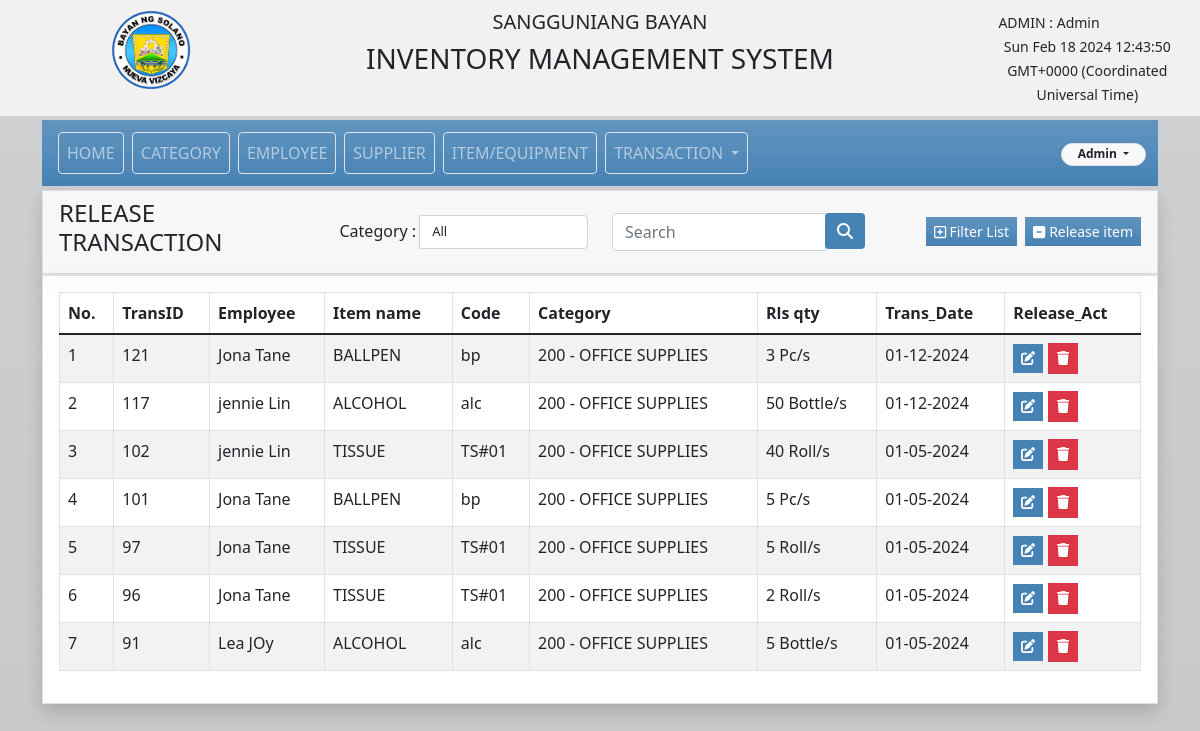
Page /release.php (signed in) on the committed database.
### tables this page shows
CREATE TABLE `tbl_itemtrans` (
  `id` int(11) NOT NULL,
  `trans_type` varchar(100) NOT NULL,
  `emp_id` int(11) NOT NULL,
  `emp_name` varchar(150) NOT NULL,
  `item_id` int(11) NOT NULL,
  `item_name` varchar(150) NOT NULL,
  `item_code` varchar(150) NOT NULL,
  `cat_id` int(11) NOT NULL,
  `cat_name` varchar(150) NOT NULL,
  `sup_id` int(11) NOT NULL,
  `sup_name` varchar(150) NOT NULL,
  `description` varchar(255) NOT NULL,
  `qty` int(11) NOT NULL,
  `qty_2` int(11) NOT NULL,
  `qty_ind` int(11) NOT NULL,
  `qty_rls_ind` int(100) NOT NULL,
  `release_qty` int(11) NOT NULL,
  `unit` varchar(50) NOT NULL,
  `unit_2` varchar(100) NOT NULL,
  `amount` decimal(13,4) NOT NULL,
  `amount_2` decimal(13,4) NOT NULL,
  `total` decimal(13,4) NOT NULL,
  `rls_total` decimal(13,4) NOT NULL,
  `trans_date` date NOT NULL,
  `remarks` varchar(255) DEFAULT NULL,
  `status` varchar(50) NOT NULL,
  `eul` varchar(100) NOT NULL,
  `warehouse` varchar(100) NOT NULL,
  `user_name` varchar(100) NOT NULL,
  `user_id` int(11) NOT NULL,
  `ref_id` int(11) NOT NULL,
  `ref_trans` varchar(100) NOT NULL,
  `from_id` int(11) NOT NULL,
  `from_name` varchar(100) NOT NULL,
  `date_created` datetime NOT NULL DEFAULT current_timestamp(),
  `date_update` datetime DEFAULT NULL
);

### controller/release_controller.php (called while the page is built, shortened)
<?php
$cat_select_name ='All';

### release.php (the view, shortened to what this page needs)
<?php
    include('template/header.php');
    require_once 'controller/release_controller.php';
?>
<?php
include('template/container.php');
include('menus.php');
if(isset($_SESSION['type']) && isset($_SESSION['email'])){
?>
<div class="row">
		<div class="col-lg-12">
			    <div class="card card-default rounded-0 shadow">
                    <div class="card-header">
                        <div class="row">
							<div class="col-lg-3 col-md-3 col-sm-3 col-xs-6">
									<h4 class="card-title">RELEASE TRANSACTION</h4>
							</div>
                            <div class="col-lg-3 w-10 catrow align-items-center  align-self-center m-0" >
                                <form method="GET" action="">
                                    <div class="input-group">
                                        <label for="category" class="input-group-append m-1">Category :</label>
                                        <select style="width:150px;font-size:small;" class="form-control" name="category"  autocomplete="off" onchange="this.form.submit()">
                                            <option value="All" ><?php echo $cat_select_name; ?>
                                                <i class="fa-duotone fa-arrow-down"></i></option>
                                        </select>
                                    </div>
                                </form>
                            </div>
                            <div class="col-lg-3 align-self-center  m-0">
                                <form action="" method="GET" class="">
                                    <div class="input-group  ">
                                        <input type="text" name="search" value="<?php if(isset($_GET['search'])){ echo $_GET['search']; };
                                        ?>" class="form-control" placeholder="Search" >
                                        <div class="input-group-append">
                                            <button type="submit" class="btn btn-primary"><i class="fa-solid fa-magnifying-glass"></i></button>
                                        </div>
                                    </div>
                                </form>
                            </div>
                            <div class="col-lg-3 col-md-2 col-sm-2 col-xs-6 text-end align-self-center ">
                                    <button type="button" name="showfilter" id="showfilter" data-bs-toggle="modal" data-bs-target="#filterModal" class="btn btn-primary btn-sm bg-gradient rounded-0 m-1"><i class="far fa-plus-square"></i> Filter List</button>
                                    <button type="button" name="add" id="itemAdd" data-bs-toggle="modal" data-bs-target="#itemModal" class="btn btn-primary btn-sm bg-gradient rounded-0 border-dark "><i class="fa-solid fa-square-minus"></i> Release item</button>
                            </div>
					    </div>
                </div>
                <div class="card card-default rounded-0 shadow">
                </div>
                <div class="card-body">
                    <div class="row">
                    	<div class="col-sm-12 table-responsive">
                    		<table id="itemList" class="table table-bordered table-striped">
                    			<thead>
                                    <tr>
                                        <th>No.</th>
                                        <th>TransID</th>
                                        <th>Employee</th>
                                        <th class='text-sm'>Item name</th>
                                        <th>Code</th>
                                        <th>Category</th>
                                        <th>Rls qty</th>
                                        <th>Trans_Date</th>
                                        <th>Release_Act</th>
                                    </tr>
                                </thead>
                                <tbody>
                                    <?php
                                    if(isset($_GET['search'])){
                                        $filter_val = $_GET['search'];
                                        $res = $conn->query("SELECT *,ROW_NUMBER() OVER(ORDER BY date_created DESC) AS Row FROM tbl_itemtrans WHERE CONCAT(item_name,item_code,emp_name) LIKE '%$filter_val%' AND status='Active' AND trans_type='Released'") or die($conn->error);
                                    }elseif(isset($_GET['category']) && $_GET['category'] != 'All' ){
                                        $res = $conn->query("SELECT *,ROW_NUMBER() OVER(ORDER BY date_created DESC) AS Row FROM tbl_itemtrans WHERE cat_id='$cat_select_id' AND status='Active' && trans_type='Released' ") or die($conn->error);
                                    }else{
                                        $res = $conn->query("SELECT *,ROW_NUMBER() OVER(ORDER BY date_created DESC) AS Row FROM tbl_itemtrans WHERE status='Active' && trans_type='Released'") or die($conn->error);
                                    }
                                    while ($row=$res->fetch_assoc()):
                                    ?>
                                    <tr>
                                        <td><?php echo $row['Row']; ?></td>
                                        <td><?php echo $row['id']; ?></td>
                                        <td class='text-sm'><?php echo $row['emp_name']; ?></td>
                                        <td><?php echo strtoupper($row['item_name']); ?></td>
                                        <td><?php echo $row['item_code']; ?></td>
                                        <td><?php echo $row['cat_name']; ?></td>
                                        <td><?php echo $row['release_qty'] . ' '.$row['unit']; ?></td>
                                        <td><?php echo
                                        date("m-d-Y", strtotime($row['trans_date']));
                                         ?></td>
                                        <td>
                                            <?php
                                            if(isset($_SESSION['type']) && $_SESSION['type']=='admin'){
                                                if($row['release_qty'] >= 1){
                                                    echo '<a href="release.php?edit='. $row['id'] .' ";
                                                        class="btn btn-primary rounded-0 btn-sm"><i class="fa-solid fa-pen-to-square"></i> </a>
                                                    <a href="controller/release_controller.php?delete='. $row['id'] .'"
                                                    onclick="return confirm(\'Are you sure you want to delete this Transaction?\');"
                                                        class="btn btn-danger rounded-0 btn-sm"><i class="fa-solid fa-trash"></i>  </a>';
                                                }
                                            }else{
                                                if($row['release_qty'] >= 1){
                                                    echo '<a href="release.php?edit='. $row['id'] .' ";
                                                        class="btn btn-primary rounded-0 btn-sm"><i class="fa-solid fa-pen-to-square"></i> </a>';
                                                }
                                            }
                                            ?>
                                        </td>
                                    </tr>
                                    <?php endwhile; ?>
                                </tbody>
                    		</table>
                    	</div>
                    </div>
                </div>
            </div>
        </div>
    </div>
</div>
<?php
}
else{
    header("Location: index.php");
}
?>

### assets/style.css (style rules this page uses)
html, body { height: 100% !important; width: 100% !important; }

### template/container.php (style rules this page uses)
.navbar,.btn-primary { background-color:#4682B4 !important; border:none; }

### rows in the picture
tbl_itemtrans: Row "1", id "121", emp_name "Jona Tane", item_name "BALLPEN", item_code "bp", cat_name "200 - OFFICE SUPPLIES", release_qty "3", unit "Pc/s", trans_date "01-12-2024"
tbl_itemtrans: Row "2", id "117", emp_name "jennie Lin", item_name "ALCOHOL", item_code "alc", cat_name "200 - OFFICE SUPPLIES", release_qty "50", unit "Bottle/s", trans_date "01-12-2024"
tbl_itemtrans: Row "3", id "102", emp_name "jennie Lin", item_name "TISSUE", item_code "TS#01", cat_name "200 - OFFICE SUPPLIES", release_qty "40", unit "Roll/s", trans_date "01-05-2024"
tbl_itemtrans: Row "4", id "101", emp_name "Jona Tane", item_name "BALLPEN", item_code "bp", cat_name "200 - OFFICE SUPPLIES", release_qty "5", unit "Pc/s", trans_date "01-05-2024"
tbl_itemtrans: Row "5", id "97", emp_name "Jona Tane", item_name "TISSUE", item_code "TS#01", cat_name "200 - OFFICE SUPPLIES", release_qty "5", unit "Roll/s", trans_date "01-05-2024"
tbl_itemtrans: Row "6", id "96", emp_name "Jona Tane", item_name "TISSUE", item_code "TS#01", cat_name "200 - OFFICE SUPPLIES", release_qty "2", unit "Roll/s", trans_date "01-05-2024"
tbl_itemtrans: Row "7", id "91", emp_name "Lea JOy", item_name "ALCOHOL", item_code "alc", cat_name "200 - OFFICE SUPPLIES", release_qty "5", unit "Bottle/s", trans_date "01-05-2024"

### other values in the picture
$_SESSION['type'] "ADMIN"
$_SESSION['user_name'] "Admin"
form field category "All"
